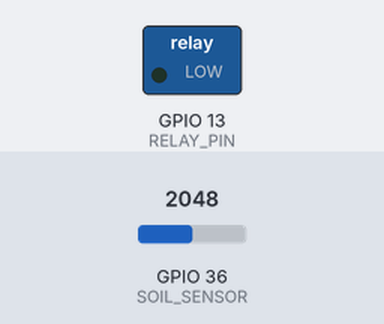
A sketch run on a simulated ESP32. Parts: switched loads named in the sketch (green lamp = pin HIGH). The test bench sets the inputs (shaded band); at power-on: GPIO 36 (SOIL_SENSOR) = 2048. WiFi joins after 1.5 s; servers stay silent unless stated; what the sketch prints to the serial monitor is not drawn.

Above: at 3.0 s.
3.1 s: GPIO 36 (SOIL_SENSOR) set to 1141
5.0 s: GPIO 36 (SOIL_SENSOR) set to 1068
At 7.2 s:
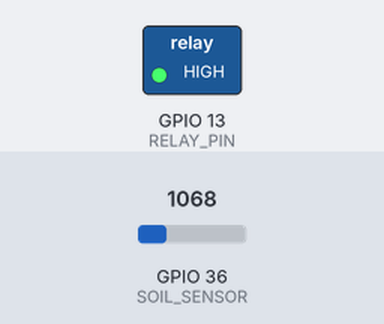
Timing chart, 0 to 8.7 s (numbered marks = the images above; inputs shaded):
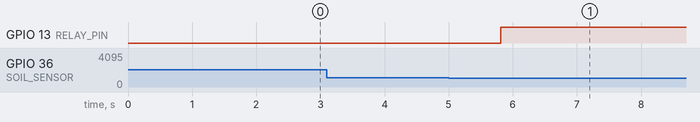

The sketch:

IntegratedSmartIrrigationSystem.ino
```cpp
#define BLYNK_PRINT Serial

#define BLYNK_TEMPLATE_ID "TMPL6WeMlyE9z"  // Blynk Template ID
#define BLYNK_TEMPLATE_NAME "IoT Enabled Smart Irrigation System"
#define BLYNK_AUTH_TOKEN "rCiT_pjyqni9x6UuUvhra2p3W-mu-1ws"  // Blynk Auth Token

#include <WiFi.h>
#include <WiFiClient.h>
#include <BlynkSimpleEsp32.h>

char auth[] = "rCiT_pjyqni9x6UuUvhra2p3W-mu-1ws";  // Blynk Auth Token
char ssid[] = "RB308-3";  // WiFi 名稱
char pass[] = "RB30833083";  // WiFi 密碼

#define SOIL_SENSOR 36  // 土壤濕度感測器 GPIO36
#define RELAY_PIN 13    // 繼電器 GPIO13

int val;
bool autoMode = true;  // 預設為自動模式（true = 自動, false = 遠端）

// **Blynk 按鈕控制模式 (V1)**
BLYNK_WRITE(V1) {
    autoMode = param.asInt();  // 按鈕的值 (0 = 遠端模式, 1 = 自動模式)
    Serial.print("模式切換為: ");
    Serial.println(autoMode ? "自動模式" : "遠端模式");
}

// **Blynk 按鈕遠端控制繼電器 (V2)**
BLYNK_WRITE(V2) {
    if (!autoMode) {  // 只有在 "遠端模式" 才能手動控制
        int relayState = param.asInt();
        digitalWrite(RELAY_PIN, relayState);
        Serial.print("遠端模式 - 灑水開關: ");
        Serial.println(relayState ? "開啟" : "關閉");
    }
}

void setup() {
    Serial.begin(115200);
    pinMode(SOIL_SENSOR, INPUT);
    pinMode(RELAY_PIN, OUTPUT);
    digitalWrite(RELAY_PIN, LOW);  // 預設關閉灑水

    Blynk.begin(auth, ssid, pass);
}

void loop() {
    Blynk.run();
    val = 4095 - analogRead(SOIL_SENSOR);  // 讀取土壤濕度

    Serial.print("土壤濕度: ");
    Serial.println(val);

    Blynk.virtualWrite(V0, val);  // 回傳土壤濕度到 Blynk V0

    if (autoMode) {  // **自動模式**
        if (val < 3000) {  // 濕度夠，不澆水
            digitalWrite(RELAY_PIN, LOW);
            Serial.println("自動模式 - 濕度足夠，關閉灑水。");
        } else {  // 土壤乾燥，開啟灑水
            digitalWrite(RELAY_PIN, HIGH);
            Serial.println("自動模式 - 土壤乾燥，開啟灑水！");
        }
    }

    delay(1000);
}
```

Measured:
- the behaviour switches between 1096 and 1095 on GPIO 36 (SOIL_SENSOR) (found by bisection; images 0 and 1)
- after the input at 3.1 s, every drawn part: stays the same
- after the input at 5.0 s, GPIO 13 (RELAY_PIN): LOW → HIGH after 0.81 s
